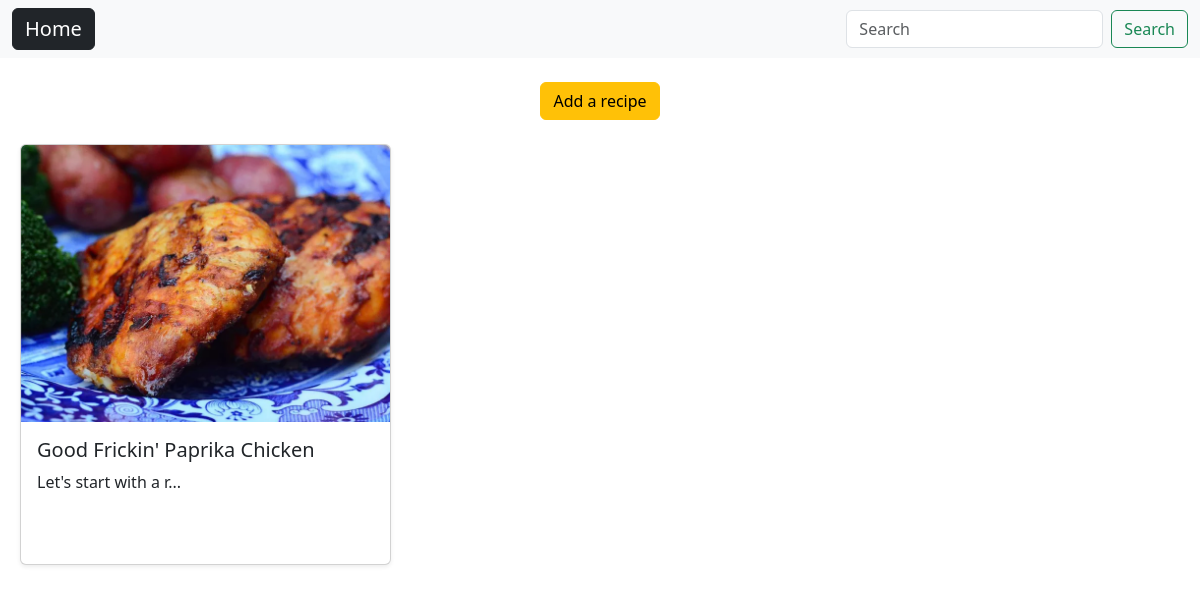
The app's page /, older data.
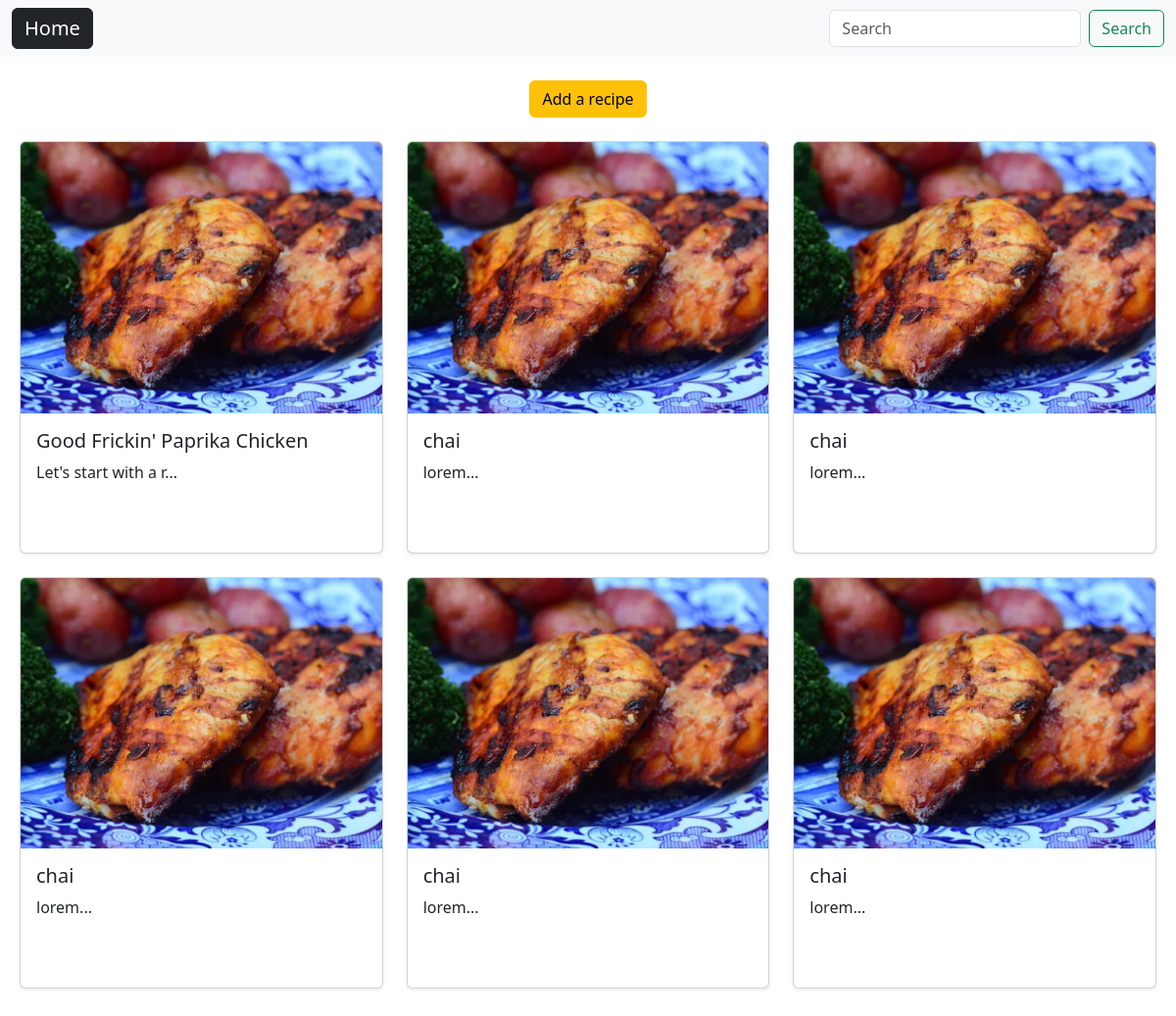
The same page, newer data.
### recipe_app/models.py (models this page shows, shortened)
class Recipe(models.Model):
    recipe_name = models.CharField(max_length=100)
    recipe = models.TextField(max_length=500)
    recipe_image = models.ImageField(upload_to='recipe_images/',null=True,blank=True)
    created_at = models.DateTimeField(auto_now_add=True)
    updated_at = models.DateTimeField(auto_now=True)

### recipe_app/views.py (the view)
# urls.py: path('',views.home, name='home'),
def home(request):
    recipes = Recipe.objects.all()
    return render(request,'recipe_app/home.html',{'recipes':recipes})

### recipe_app/templates/recipe_app/home.html (shortened to what this page needs)
{% extends "layout.html" %}
{% block content %}
    <div class="d-flex justify-content-center align-items-center mt-4">
        <a class="btn btn-warning" href="{% url "add_recipe" %}">Add a recipe</a>
    </div>
    <div class="row mt-4 mx-2 my-2">
        {% for recipe in recipes %}
        <div class="col-md-4">
            <div class="card mb-4 shadow-sm position-relative">
                {% if recipe.recipe_image %}
                <img src="{{ recipe.recipe_image.url }}" class="card-img-top" alt="{{ recipe.recipe_name }}">
                {% endif %}
                <div class="card-body">
                    <h5 class="card-title">{{ recipe.recipe_name }}</h5>
                    <p class="card-text">{{ recipe.recipe|slice:":20" }}...</p>
                </div>
            </div>
        </div>
        {% endfor %}
    </div>
{% endblock %}

Row changes from the older to the newer data that the page shows:
added Recipe: recipe_image (picture), recipe_name "chai", recipe "lorem"
added Recipe: recipe_image (picture), recipe_name "chai", recipe "lorem"
added Recipe: recipe_image (picture), recipe_name "chai", recipe "lorem"
added Recipe: recipe_image (picture), recipe_name "chai", recipe "lorem"
added Recipe: recipe_image (picture), recipe_name "chai", recipe "lorem"
